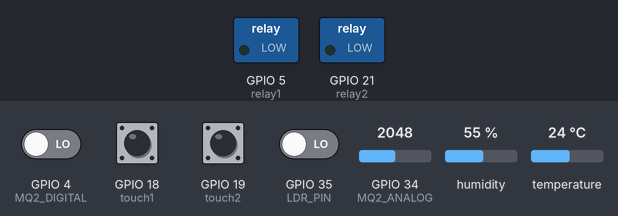
The sketch below on a simulated ESP32. Parts: switched loads named in the sketch (green lamp = pin HIGH). Inputs (shaded band) come from the test bench; at power-on: GPIO 4 (MQ2_DIGITAL), GPIO 18 (touch1), GPIO 19 (touch2), GPIO 35 (LDR_PIN) LOW, GPIO 34 (MQ2_ANALOG) = 2048, humidity 55 %, temperature 24 °C. WiFi joins after 1.5 s; servers stay silent unless stated; uploads are accepted with an empty reply; what the sketch prints to the serial monitor is not drawn.

Above: at 4.7 s.
4.8 s: GPIO 18 (touch1) pulled HIGH for 0.15 s
At 6.0 s:
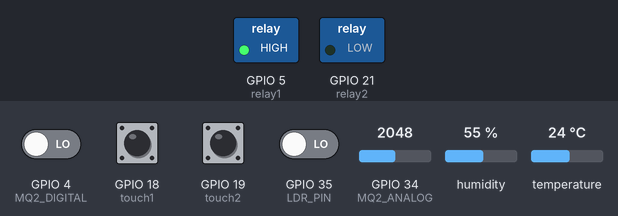
6.4 s: GPIO 19 (touch2) pulled HIGH for 0.15 s
At 7.3 s:
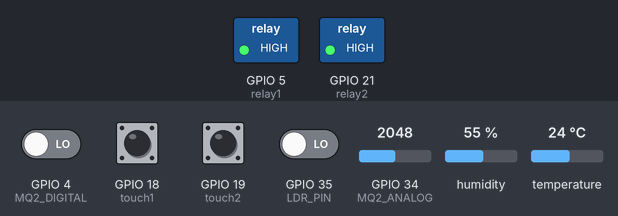
8.0 s: GPIO 18 (touch1) pulled HIGH for 1 s
At 8.6 s:
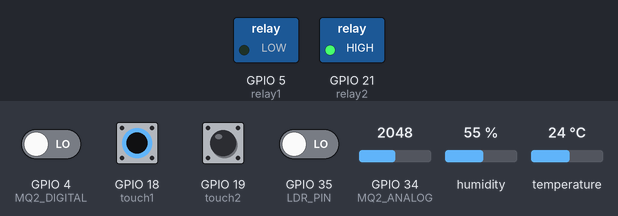
13.5 s: GPIO 19 (touch2) pulled HIGH for 1 s
At 13.9 s:
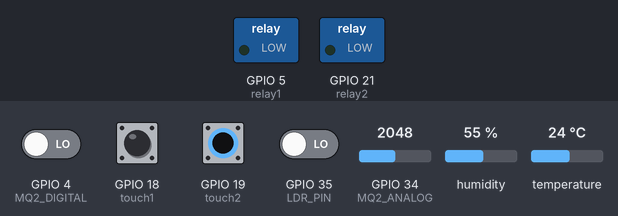
Timing chart, 0 to 16.5 s (numbered marks = the images above; inputs shaded):
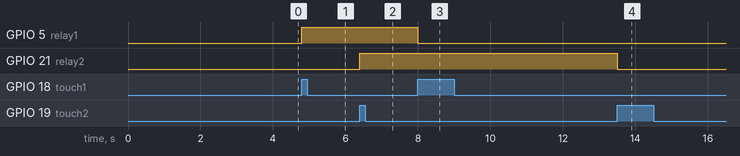

Measured:
- after the input at 4.8 s, GPIO 5 (relay1): LOW → HIGH at once
- after the input at 6.4 s, GPIO 21 (relay2): LOW → HIGH at once
- after the input at 8.0 s, GPIO 5 (relay1): HIGH → LOW at once
- after the input at 13.5 s, GPIO 21 (relay2): HIGH → LOW at once

The sketch:

esp32_sensors_relay.ino
```cpp
#include <WiFi.h>
#include <HTTPClient.h>
#include <WebSocketsClient.h>
#include <ArduinoJson.h>
#include "DHT.h"

/* ---------- WIFI ---------- */
const char* ssid = "Harsh's Galaxy A21s";
const char* password = "datachor";
const char* backend_ip = "192.168.105.207"; // CHANGE TO BACKEND IP

WebSocketsClient webSocket;

/* ---------- PINS ---------- */
#define touch1 18
#define touch2 19
#define relay1 5
#define relay2 21
#define MQ2_ANALOG 34
#define MQ2_DIGITAL 4
#define LDR_PIN 35
#define DHTPIN 23
#define DHTTYPE DHT11

DHT dht(DHTPIN, DHTTYPE);

/* ---------- VARIABLES ---------- */
bool relay1State = false;
bool relay2State = false;

bool lastTouch1 = LOW;
bool lastTouch2 = LOW;

unsigned long lastDebounceTime1 = 0;
unsigned long lastDebounceTime2 = 0;
unsigned long debounceDelay = 300;

unsigned long lastSensorRead = 0;
unsigned long sensorInterval = 3000;

void webSocketEvent(WStype_t type, uint8_t * payload, size_t length) {
  if (type == WStype_TEXT) {
    Serial.printf("[RELAY WS] Received text: %s\n", payload);
    StaticJsonDocument<200> doc;
    DeserializationError error = deserializeJson(doc, payload);
    if (!error) {
      const char* device = doc["device"];
      bool state = doc["state"];
      if (device && String(device) == "light") {
        relay1State = state;
        digitalWrite(relay1, state ? HIGH : LOW);
        Serial.printf("Light is now %s\n", state ? "ON" : "OFF");
      } else if (device && String(device) == "fan") {
        relay2State = state;
        digitalWrite(relay2, state ? HIGH : LOW);
        Serial.printf("Fan is now %s\n", state ? "ON" : "OFF");
      }
    }
  }
}

void setup() {
  Serial.begin(115200);

  pinMode(touch1, INPUT);
  pinMode(touch2, INPUT);
  pinMode(relay1, OUTPUT);
  pinMode(relay2, OUTPUT);
  pinMode(MQ2_DIGITAL, INPUT);
  pinMode(LDR_PIN, INPUT);

  digitalWrite(relay1, LOW);
  digitalWrite(relay2, LOW);

  dht.begin();
  delay(2000);

  /* WIFI START */
  WiFi.begin(ssid, password);
  Serial.println("Connecting WiFi");
  while (WiFi.status() != WL_CONNECTED) {
    delay(500);
    Serial.print(".");
  }
  Serial.println("\nWiFi Connected");
  Serial.print("ESP32 IP: ");
  Serial.println(WiFi.localIP());

  webSocket.begin(backend_ip, 8000, "/ws/relay");
  webSocket.onEvent(webSocketEvent);
  webSocket.setReconnectInterval(5000);
}

void loop() {
  webSocket.loop();

  unsigned long currentTime = millis();

  int t1 = digitalRead(touch1);
  int t2 = digitalRead(touch2);

  /* TOUCH LIGHT */
  if (t1 == HIGH && lastTouch1 == LOW && (currentTime - lastDebounceTime1 > debounceDelay)) {
    relay1State = !relay1State;
    digitalWrite(relay1, relay1State ? HIGH : LOW);
    lastDebounceTime1 = currentTime;
    Serial.println("[TOUCH] Relay1 toggled");
  }
  lastTouch1 = t1;

  /* TOUCH FAN */
  if (t2 == HIGH && lastTouch2 == LOW && (currentTime - lastDebounceTime2 > debounceDelay)) {
    relay2State = !relay2State;
    digitalWrite(relay2, relay2State ? HIGH : LOW);
    lastDebounceTime2 = currentTime;
    Serial.println("[TOUCH] Relay2 toggled");
  }
  lastTouch2 = t2;

  /* PERIODIC SENSOR POST */
  if (currentTime - lastSensorRead > sensorInterval) {
    lastSensorRead = currentTime;

    if (WiFi.status() == WL_CONNECTED) {
      HTTPClient http;
      String url = String("http://") + String(backend_ip) + ":8000/sensors/data";
      http.begin(url);
      http.addHeader("Content-Type", "application/json");

      String json = "{";
      json += "\"mqAnalog\":" + String(analogRead(MQ2_ANALOG)) + ",";
      json += "\"mqDigital\":" + String(digitalRead(MQ2_DIGITAL)) + ",";
      json += "\"ldr\":" + String(digitalRead(LDR_PIN)) + ",";
      float temp = dht.readTemperature();
      float hum = dht.readHumidity();
      json += "\"temperature\":" + String(isnan(temp) ? -1 : temp) + ",";
      json += "\"humidity\":" + String(isnan(hum) ? -1 : hum);
      json += "}";

      int httpResponseCode = http.POST(json);
      Serial.print("[HTTP] POST /sensors/data -> Response: ");
      Serial.println(httpResponseCode);
      http.end();
    }
  }
}
```
